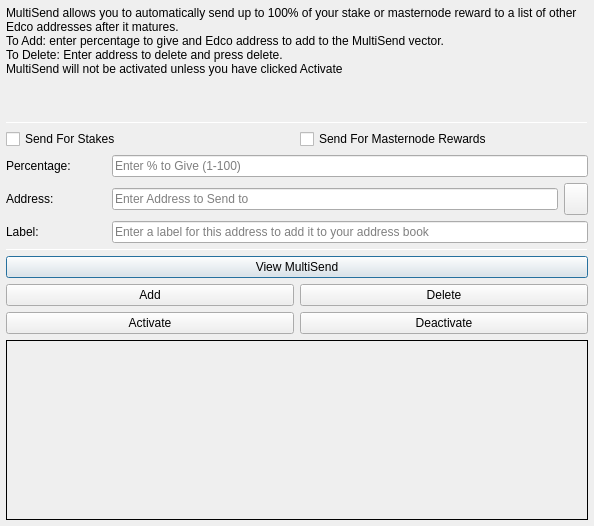
<?xml version="1.0" encoding="UTF-8"?>
<ui version="4.0">
 <class>MultiSendDialog</class>
 <widget class="QDialog" name="MultiSendDialog">
  <property name="windowModality">
   <enum>Qt::NonModal</enum>
  </property>
  <property name="geometry">
   <rect>
    <x>0</x>
    <y>0</y>
    <width>594</width>
    <height>526</height>
   </rect>
  </property>
  <property name="windowTitle">
   <string>MultiSend</string>
  </property>
  <layout class="QVBoxLayout" name="verticalLayout" stretch="0">
   <property name="leftMargin">
    <number>6</number>
   </property>
   <property name="topMargin">
    <number>6</number>
   </property>
   <property name="rightMargin">
    <number>6</number>
   </property>
   <property name="bottomMargin">
    <number>6</number>
   </property>
   <item>
    <layout class="QVBoxLayout" name="verticalLayout_Main" stretch="1,1,1,0,1,1,1">
     <item>
      <widget class="QLabel" name="label_2">
       <property name="lineWidth">
        <number>1</number>
       </property>
       <property name="text">
        <string>MultiSend allows you to automatically send up to 100% of your stake or masternode reward to a list of other Edco addresses after it matures.
To Add: enter percentage to give and Edco address to add to the MultiSend vector.
To Delete: Enter address to delete and press delete.
MultiSend will not be activated unless you have clicked Activate</string>
       </property>
       <property name="alignment">
        <set>Qt::AlignLeading|Qt::AlignLeft|Qt::AlignTop</set>
       </property>
       <property name="wordWrap">
        <bool>true</bool>
       </property>
      </widget>
     </item>
     <item>
      <widget class="Line" name="line">
       <property name="minimumSize">
        <size>
         <width>0</width>
         <height>1</height>
        </size>
       </property>
       <property name="maximumSize">
        <size>
         <width>16777215</width>
         <height>1</height>
        </size>
       </property>
       <property name="orientation">
        <enum>Qt::Horizontal</enum>
       </property>
      </widget>
     </item>
     <item>
      <layout class="QVBoxLayout" name="verticalLayout_Settings">
       <item>
        <layout class="QHBoxLayout" name="horizontalLayout">
         <item>
          <widget class="QCheckBox" name="multiSendStakeCheckBox">
           <property name="text">
            <string>Send For Stakes</string>
           </property>
          </widget>
         </item>
         <item>
          <widget class="QCheckBox" name="multiSendMasternodeCheckBox">
           <property name="text">
            <string>Send For Masternode Rewards</string>
           </property>
          </widget>
         </item>
        </layout>
       </item>
       <item>
        <layout class="QHBoxLayout" name="horizontalLayout_6">
         <item>
          <widget class="QLabel" name="label">
           <property name="minimumSize">
            <size>
             <width>100</width>
             <height>0</height>
            </size>
           </property>
           <property name="toolTip">
            <string>Percentage of stake to send</string>
           </property>
           <property name="text">
            <string>Percentage:</string>
           </property>
          </widget>
         </item>
         <item>
          <widget class="QLineEdit" name="multiSendPercentEdit">
           <property name="toolTip">
            <string>Enter whole numbers 1 - 100</string>
           </property>
           <property name="placeholderText">
            <string>Enter % to Give (1-100)</string>
           </property>
          </widget>
         </item>
        </layout>
       </item>
       <item>
        <layout class="QHBoxLayout" name="horizontalLayout_7">
         <item>
          <widget class="QLabel" name="label_5">
           <property name="minimumSize">
            <size>
             <width>100</width>
             <height>0</height>
            </size>
           </property>
           <property name="toolTip">
            <string>Address to send portion of stake to</string>
           </property>
           <property name="text">
            <string>Address:</string>
           </property>
          </widget>
         </item>
         <item>
          <widget class="QLineEdit" name="multiSendAddressEdit">
           <property name="toolTip">
            <string/>
           </property>
           <property name="placeholderText">
            <string>Enter Address to Send to</string>
           </property>
          </widget>
         </item>
         <item>
          <widget class="QToolButton" name="addressBookButton">
           <property name="maximumSize">
            <size>
             <width>16777215</width>
             <height>32</height>
            </size>
           </property>
           <property name="toolTip">
            <string>Choose an address from the address book</string>
           </property>
           <property name="text">
            <string/>
           </property>
           <property name="icon">
            <iconset resource="../edco.qrc">
             <normaloff>:/icons/address-book</normaloff>:/icons/address-book</iconset>
           </property>
           <property name="shortcut">
            <string>Alt+A</string>
           </property>
          </widget>
         </item>
        </layout>
       </item>
      </layout>
     </item>
     <item>
      <layout class="QHBoxLayout" name="horizontalLayout_3">
       <item>
        <widget class="QLabel" name="label_3">
         <property name="minimumSize">
          <size>
           <width>100</width>
           <height>0</height>
          </size>
         </property>
         <property name="text">
          <string>Label:</string>
         </property>
        </widget>
       </item>
       <item>
        <widget class="QLineEdit" name="labelAddressLabelEdit">
         <property name="placeholderText">
          <string>Enter a label for this address to add it to your address book</string>
         </property>
        </widget>
       </item>
      </layout>
     </item>
     <item>
      <widget class="Line" name="line_2">
       <property name="minimumSize">
        <size>
         <width>0</width>
         <height>1</height>
        </size>
       </property>
       <property name="maximumSize">
        <size>
         <width>16777215</width>
         <height>1</height>
        </size>
       </property>
       <property name="orientation">
        <enum>Qt::Horizontal</enum>
       </property>
      </widget>
     </item>
     <item>
      <layout class="QVBoxLayout" name="verticalLayout_Buttons">
       <item>
        <layout class="QHBoxLayout" name="horizontalLayout_4">
         <item>
          <widget class="QPushButton" name="viewButton">
           <property name="toolTip">
            <string/>
           </property>
           <property name="statusTip">
            <string>View MultiSend Vector</string>
           </property>
           <property name="text">
            <string>View MultiSend</string>
           </property>
          </widget>
         </item>
        </layout>
       </item>
       <item>
        <layout class="QHBoxLayout" name="horizontalLayout_2">
         <item>
          <widget class="QPushButton" name="addButton">
           <property name="toolTip">
            <string/>
           </property>
           <property name="statusTip">
            <string>Add to MultiSend Vector</string>
           </property>
           <property name="text">
            <string>Add</string>
           </property>
          </widget>
         </item>
         <item>
          <widget class="QPushButton" name="deleteButton">
           <property name="toolTip">
            <string/>
           </property>
           <property name="statusTip">
            <string>Delete Address From MultiSend Vector</string>
           </property>
           <property name="text">
            <string>Delete</string>
           </property>
          </widget>
         </item>
        </layout>
       </item>
       <item>
        <layout class="QHBoxLayout" name="horizontalLayout_5">
         <item>
          <widget class="QPushButton" name="activateButton">
           <property name="statusTip">
            <string>Activate MultiSend</string>
           </property>
           <property name="text">
            <string>Activate</string>
           </property>
          </widget>
         </item>
         <item>
          <widget class="QPushButton" name="disableButton">
           <property name="statusTip">
            <string>Deactivate MultiSend</string>
           </property>
           <property name="text">
            <string>Deactivate</string>
           </property>
          </widget>
         </item>
        </layout>
       </item>
      </layout>
     </item>
     <item>
      <widget class="QLabel" name="message">
       <property name="minimumSize">
        <size>
         <width>0</width>
         <height>180</height>
        </size>
       </property>
       <property name="frameShape">
        <enum>QFrame::Panel</enum>
       </property>
       <property name="frameShadow">
        <enum>QFrame::Plain</enum>
       </property>
       <property name="lineWidth">
        <number>1</number>
       </property>
       <property name="midLineWidth">
        <number>1</number>
       </property>
       <property name="text">
        <string/>
       </property>
       <property name="alignment">
        <set>Qt::AlignLeading|Qt::AlignLeft|Qt::AlignTop</set>
       </property>
       <property name="wordWrap">
        <bool>true</bool>
       </property>
      </widget>
     </item>
    </layout>
   </item>
  </layout>
 </widget>
 <resources>
  <include location="../edco.qrc"/>
 </resources>
 <connections/>
</ui>
